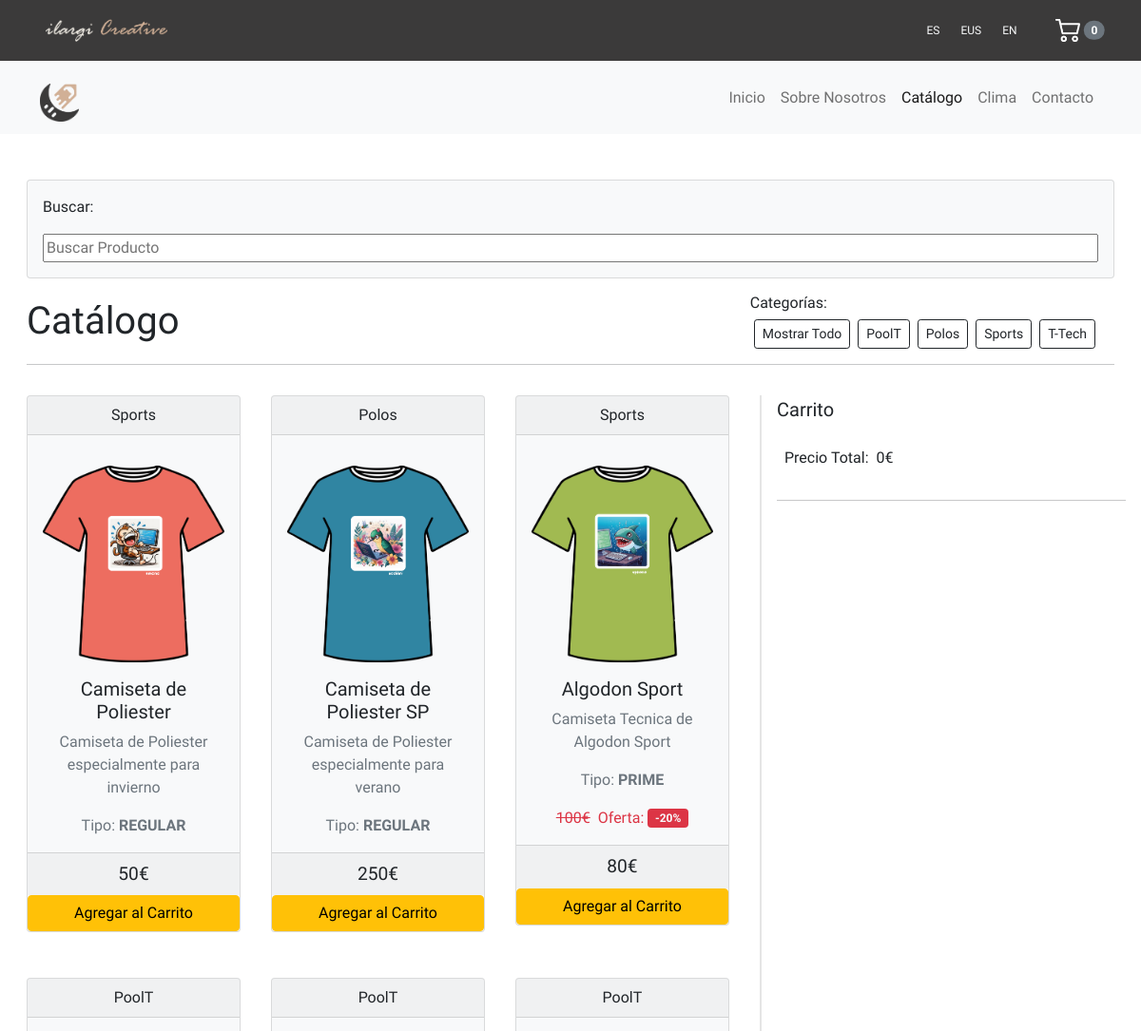
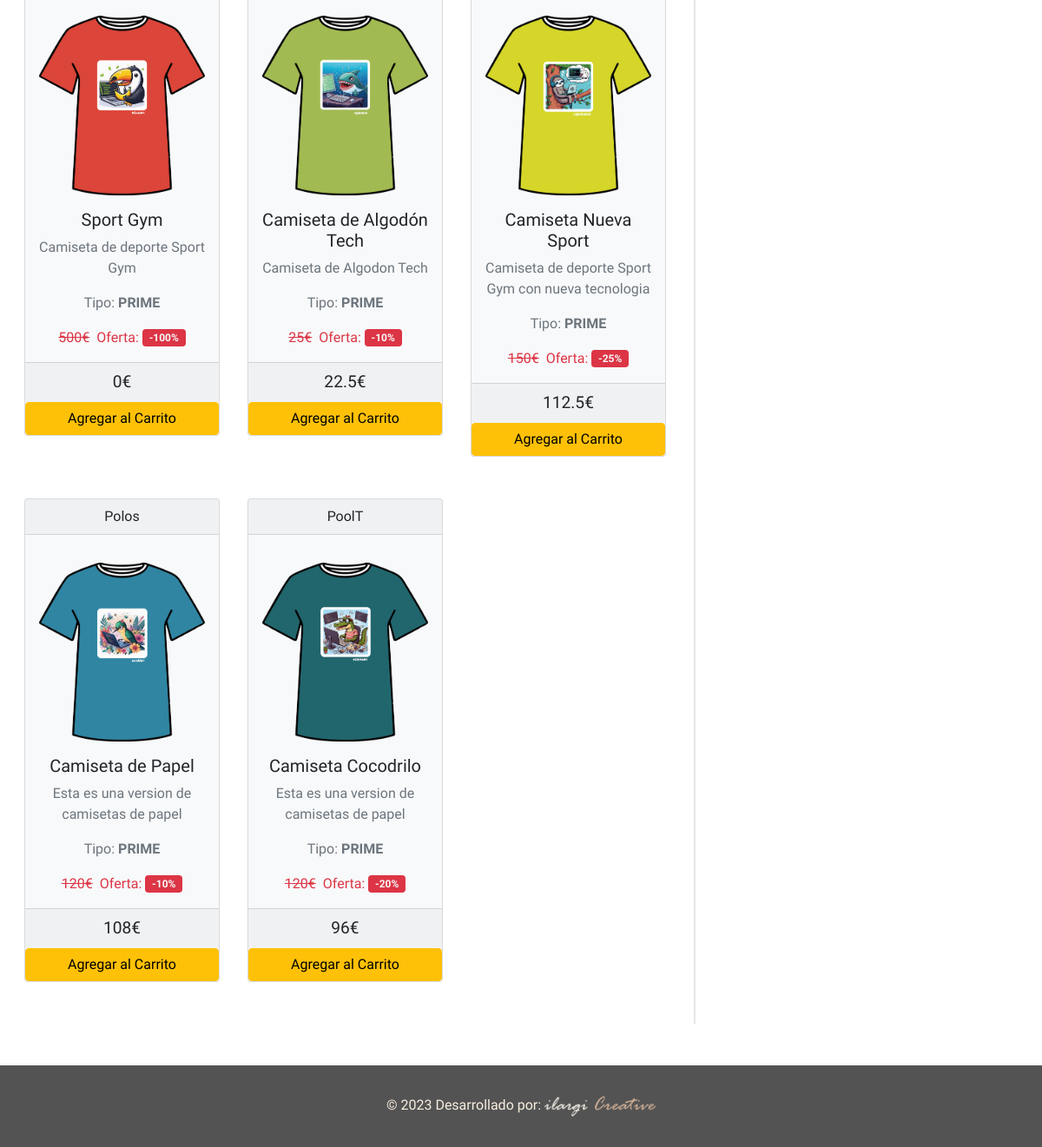
/catalogo.php, run on the app's committed database (2 pictures, top to bottom).
### tables this page shows
CREATE TABLE "productos" (
	"id"	INTEGER,
	"nombre"	TEXT NOT NULL,
	"descripcion"	TEXT DEFAULT NULL,
	"categoria_id"	INTEGER DEFAULT NULL,
	"talla_id"	INTEGER DEFAULT NULL,
	"tipo_producto_id"	INTEGER DEFAULT NULL,
	"descuento"	REAL DEFAULT NULL,
	"precio"	REAL NOT NULL,
	"precio_final"	REAL DEFAULT NULL,
	"imagen_url"	TEXT DEFAULT NULL,
	"stock"	INTEGER,
	"descripcion_eus"	TEXT,
	"descripcion_en"	TEXT,
	PRIMARY KEY("id" AUTOINCREMENT),
	FOREIGN KEY("categoria_id") REFERENCES "categoria"("id"),
	FOREIGN KEY("tipo_producto_id") REFERENCES "tipo_producto"("id"),
	FOREIGN KEY("talla_id") REFERENCES "talla"("id")
);

CREATE TABLE `categoria` (
  `id` INTEGER PRIMARY KEY AUTOINCREMENT,
  `nombre` TEXT DEFAULT NULL
);

CREATE TABLE `tipo_producto` (
  `id` INTEGER PRIMARY KEY AUTOINCREMENT,
  `nombre` TEXT DEFAULT NULL
);

### db/db_connection.php (called while the page is built, shortened)
<?php
class ProductosDB{
    public static function selectProductos(){
        try{
            $db = getDBConnection();
            $registros = $db->query("select * from productos");
            $productos = array();
            while ($registro = $registros->fetch()){
                $producto = new Producto();
                $producto->setId($registro['id']);
                $producto->setNombre($registro['nombre']);
                $producto->setDescripcion($registro['descripcion']);
                $producto->setCategoriaId($registro['categoria_id']);
                $producto->setTallaId($registro['talla_id']);
                $producto->setTipoProductoId($registro['tipo_producto_id']);
                $producto->setDescuento($registro['descuento']);
                $producto->setPrecio($registro['precio']);
                $producto->setImagenURL($registro['imagen_url']);
                $producto->setStock($registro['stock']);
                $producto->setDescripcionEus($registro['descripcion_eus']);
                $producto->setDescripcionEn($registro['descripcion_en']);
                $productos[] = $producto;
            }
            return $productos;
        } catch (Exception $e){
            echo "<p>Error:" .$e->getMessage() . "</p>\n";
            return null;
        }
    }
    public static function selectProductosJSON()
    {
        try {
            $db = getDBConnection();
            $registros = $db->query("select * from productos");
            if ($registro = $registros->fetch()) {
                $productos = array();
                do {
                    $producto = array(
                        'id' => (int)$registro['id'],
                        'nombre' => $registro['nombre'],
                        'descripcion' => $registro['descripcion'],
                        'categoria_id' => (int)$registro['categoria_id'],
                        'talla_id' => (int)$registro['talla_id'],
                        'tipo_producto_id' => (int)$registro['tipo_producto_id'],
                        'descuento' => (float)$registro['descuento'],
                        'precio' => (float)$registro['precio'],
                        'precio_final' => (float)$registro['precio_final'],
                        'imagen_url' => $registro['imagen_url'],
                        'stock' => (int)$registro['stock'],
                        'descripcion_eus' => $registro['descripcion_eus'],
                        'descripcion_en' => $registro['descripcion_en']
                    );
                    $productos[] = $producto;
                } while ($registro = $registros->fetch());
                return json_encode($productos, JSON_UNESCAPED_UNICODE);
            }
        } catch (Exception $e) {
            echo "<p>Error:" . $e->getMessage() . "</p>\n";
            return null;
        }
    }
    public static function obtenerNombreTipoProducto($tipo_producto_id) {
        try {
            $db = getDBConnection();
            $consulta = "SELECT nombre FROM tipo_producto WHERE id = $tipo_producto_id";
            $resultado = $db->query($consulta);
            $nombre_tipo_producto = $resultado->fetchColumn();
            return $nombre_tipo_producto;
        } catch (Exception $e) {
            echo "<p>Error: " . $e->getMessage() . "</p>\n";
            return null;
        }
    }
    public static function obtenerNombreTipoCategoria($categoria_id) {
        try {
            $db = getDBConnection();
            $consulta = "SELECT nombre FROM categoria WHERE id = $categoria_id";
            $resultado = $db->query($consulta);
            $nombre_tipo_categoria = $resultado->fetchColumn();
            return $nombre_tipo_categoria;
        } catch (Exception $e) {
            echo "<p>Error: " . $e->getMessage() . "</p>\n";
            return null;
        }
    }
}

### src/objects/productos.php (called while the page is built, shortened)
<?php
class Producto {
    private $id;
    private $nombre;
    private $descripcion;
    private $categoria_id;
    private $talla_id;
    private $tipo_producto_id;
    private $descuento;
    private $precio;
    private $imagen_url;
    private $stock;
    private $descripcion_eus;
    public function __construct() {
        $this->descuento = 50;
    }
    public function getId() {
        return $this->id;
    }
    public function setId($id) {
        $this->id = $id;
    }
    public function getNombre() {
        return $this->nombre;
    }
    public function setNombre($nombre) {
        $this->nombre = $nombre;
    }
    public function getDescripcion() {
        return $this->descripcion;
    }
    public function setDescripcion($descripcion) {
        $this->descripcion = $descripcion;
    }
    public function getCategoriaId() {
        return $this->categoria_id;
    }
    public function setCategoriaId($categoria_id) {
        $this->categoria_id = $categoria_id;
    }
    public function getTallaId() {
        return $this->talla_id;
    }
    public function setTallaId($talla_id) {
        $this->talla_id = $talla_id;
    }
    public function getTipoProductoId() {
        return $this->tipo_producto_id;
    }
    public function setTipoProductoId($tipo_producto_id) {
        $this->tipo_producto_id = $tipo_producto_id;
    }
    public function getDescuento() {
        return $this->descuento;
    }
    public function setDescuento($descuento) {
        $this->descuento = $descuento;
    }
    public function getPrecio() {
        return $this->precio;
    }
    public function setPrecio($precio) {
        $this->precio = $precio;
    }
    public function getPrecioFinal() {
        if ($this->precio !== null && $this->descuento !== null && $this->tipo_producto_id == 1) {
            return $this->precio_final = $this->precio - ($this->precio * ($this->descuento / 100));
        } else {
            return $this->precio_final = $this->precio;
        }
    }
    public function getImagenUrl() {
        return $this->imagen_url;
    }
    public function setImagenUrl($imagen_url) {
        $this->imagen_url = $imagen_url;
    }
    public function getStock() {
        return $this->stock;
    }
    public function setStock($stock) {
        $this->stock = $stock;
    }
    public function getDescripcionEus() {
        return $this->descripcion_eus;
    }
    public function setDescripcionEus($descripcion_eus) {
        $this->descripcion_eus = $descripcion_eus;
    }
}

### src/views/catalogo.php (the view, shortened to what this page needs)
<!DOCTYPE html>
<html lang="en">
<head>
    <?php include '../includes/head.php'; ?>
</head>
<body>
    <?php include '../includes/header.php'; ?>
    <?php include '../includes/nav.php';  ?>
<main class="custom-dashboard">
    <div class="container-fluid py-5" style="min-height: 100vh;">
    <div class="card text-dark bg-light p-3 mx-3">
                <p class="card-text"><?php echo $textos['buscar']; ?>:</p>
                <input type="text" class="dropdown" id="search-input" placeholder="<?php echo $textos['buscar-producto']; ?>">
    </div>
        <div class="p-3">
            <div class="d-flex align-items-center justify-content-between">
                <div class="display-6 text-center"><?php echo $textos['catalogo']; ?></div>
                <div class="right-side d-grid mx-3">
                    <h6 class="h6"><?php echo $textos['categorias']; ?></h6>
                    <div id="btn-categorias"></div>
                </div>
            </div>
            <hr>
        </div>
        <div class="row d-flex flex-wrap-reverse">
            <div class="col-md-8 col-12 div-productos">
                <div class="d-flex flex-wrap" id="lista-items">
                    <?php foreach ($productos as $producto) :
                        $nombre_tipo_producto = ProductosDB::obtenerNombreTipoProducto($producto->getTipoProductoId());
                        $nombre_tipo_categoria = ProductosDB::obtenerNombreTipoCategoria($producto->getCategoriaId());
                        $descripcion_producto = $_SESSION['idioma'] == 'es' ? $producto->getDescripcion() : ($_SESSION['idioma'] == 'eus' ? $producto->getDescripcionEus() : $producto->getDescripcionEn());
                    ?>
                        <div class="col-lg-4 col-md-4 col-6 pb-5 px-3">
                            <div class="card bg-light text-center">
                                <a class="link-dark" href='../public/catalogo.php?id=<?= $producto->getId() ?>'>
                                    <div class="card-header"><?php echo $nombre_tipo_categoria ?></div>
                                    <div class="card-body">
                                        <img id="img-producto" src="<?php echo $producto->getImagenURL() ?>" class="img-fluid rounded-start py-3" style="width: 15em" alt="Card title">
                                        <h5 class="card-title"><?php echo $producto->getNombre() ?></h5>
                                        <p class="card-text text-muted d-none d-md-block d-lg-block"><?php echo $descripcion_producto ?></p>
                                        <p class="card-text text-muted" id="tipo-producto"><?php echo $textos['tipo']; ?> <strong><?php echo $nombre_tipo_producto ?></strong> </p>
                                        <?php if ($producto->getTipoProductoId() == 1): ?>
                                            <div class="d-flex justify-content-center align-items-center gap-2">
                                                <div class="card-text <?php echo $producto->getTipoProductoId() == 1 ? 'text-decoration-line-through text-danger' : ''; ?>">
                                                        <?php echo $producto->getPrecio() ?>€
                                                </div>
                                                <div class="d-flex flex-column flex-lg-row gap-1 align-items-center">
                                                    <div class="text-danger"><?php echo $textos['oferta']; ?>:
                                                    </div>
                                                    <span class="badge bg-danger">
                                                        <p class="text-light m-0">-<?php echo $producto->getTipoProductoId() == 1 ? $producto->getDescuento() . '%' : ''; ?></p>
                                                    </span>
                                                </div>
                                            </div>
                                        <?php endif; ?>
                                    </div>
                                </a>
                                <div class="card-footer">
                                    <p class="card-text" style="font-size: larger;" id="price-producto"><?php echo $producto->getPrecioFinal() ?>€</p>
                                </div>
                                <button class="btn btn-warning w-100 btn-add"  id="btn-add-to-car"
                                data-id="<?php echo $producto->getId() ?>"
                                data-nombre="<?php echo $producto->getNombre() ?>"
                                data-descripcion="<?php echo $producto->getDescripcion() ?>"
                                data-categoria="<?php echo $producto->getCategoriaId() ?>"
                                data-talla="<?php echo $producto->getTallaId() ?>"
                                data-tipo="<?php echo $producto->getTipoProductoId() ?>"
                                data-descuento="<?php echo $producto->getDescuento()?>"
                                data-precio="<?php echo $producto->getPrecio() ?>"
                                data-imagen="<?php echo $producto->getImagenURL() ?>"
                                data-precio-final="<?php echo $producto->getPrecioFinal() ?>"
                                data-stock="<?php echo $producto->getStock() ?>"
                                data-descripcion-eus="<?php echo $producto->getDescripcionEus() ?>"
                                ><?php echo $textos['agregar-carrito']; ?></button>
                            </div>
                        </div>
                    <?php endforeach; ?>
                </div>
            </div>
            <div class="col-md-4 col-12 px-3" id="div-carrito">
                <div class="d-flex justify-content-between pb-2">
                    <p class="lead font-weight-bold"><?php echo $textos['carrito']; ?></p>
                </div>
                <div class="d-flex">
                    <p class="mx-2"><?php echo $textos['precio-total']; ?>: </p>
                    <p id="valor-total"></p>
                    <p>€</p>
                </div>
                <hr>
            </div>
        </div>
    </div>
    <?php include '../includes/footer.php';  ?>
    </main>
</body>
</html>

### data on the page
productos: categoria.nombre "Sports", imagen_url (picture), nombre "Camiseta de Poliester", descripcion "Camiseta de Poliester especialmente para invierno", tipo_producto.nombre "REGULAR", PrecioFinal "50"
productos: categoria.nombre "Polos", imagen_url (picture), nombre "Camiseta de Poliester SP", descripcion "Camiseta de Poliester especialmente para verano", tipo_producto.nombre "REGULAR", PrecioFinal "250"
productos: categoria.nombre "Sports", imagen_url (picture), nombre "Algodon Sport", descripcion "Camiseta Tecnica de Algodon Sport", tipo_producto.nombre "PRIME", precio "100", descuento "20", PrecioFinal "80"
productos: categoria.nombre "PoolT", imagen_url (picture), nombre "Sport Gym", descripcion "Camiseta de deporte Sport Gym", tipo_producto.nombre "PRIME", precio "500", descuento "100", PrecioFinal "0"
productos: categoria.nombre "PoolT", imagen_url (picture), nombre "Camiseta de Algodón Tech", descripcion "Camiseta de Algodon Tech", tipo_producto.nombre "PRIME", precio "25", descuento "10", PrecioFinal "22.5"
productos: categoria.nombre "PoolT", imagen_url (picture), nombre "Camiseta Nueva Sport", descripcion "Camiseta de deporte Sport Gym con nueva tecnologia", tipo_producto.nombre "PRIME", precio "150", descuento "25", PrecioFinal "112.5"
productos: categoria.nombre "Polos", imagen_url (picture), nombre "Camiseta de Papel", descripcion "Esta es una version de camisetas de papel", tipo_producto.nombre "PRIME", precio "120", descuento "10", PrecioFinal "108"
productos: categoria.nombre "PoolT", imagen_url (picture), nombre "Camiseta Cocodrilo", descripcion "Esta es una version de camisetas de papel", tipo_producto.nombre "PRIME", precio "120", descuento "20", PrecioFinal "96"

### other printed values
$textos['inicio'] "Inicio"
$textos['nosotros'] "Sobre Nosotros"
$textos['catalogo'] "Catálogo"
$textos['clima'] "Clima"
$textos['contacto'] "Contacto"
$textos['buscar'] "Buscar"
$textos['categorias'] "Categorías:"
$textos['carrito'] "Carrito"
$textos['precio-total'] "Precio Total"
$textos['desarrollador'] "Desarrollado por:"
